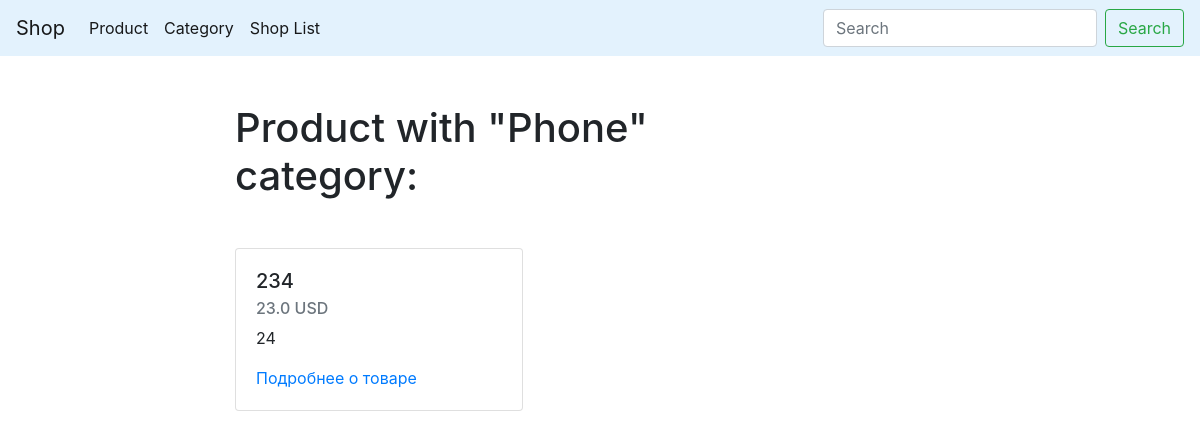
Before: /category/phone/ with the older database file.
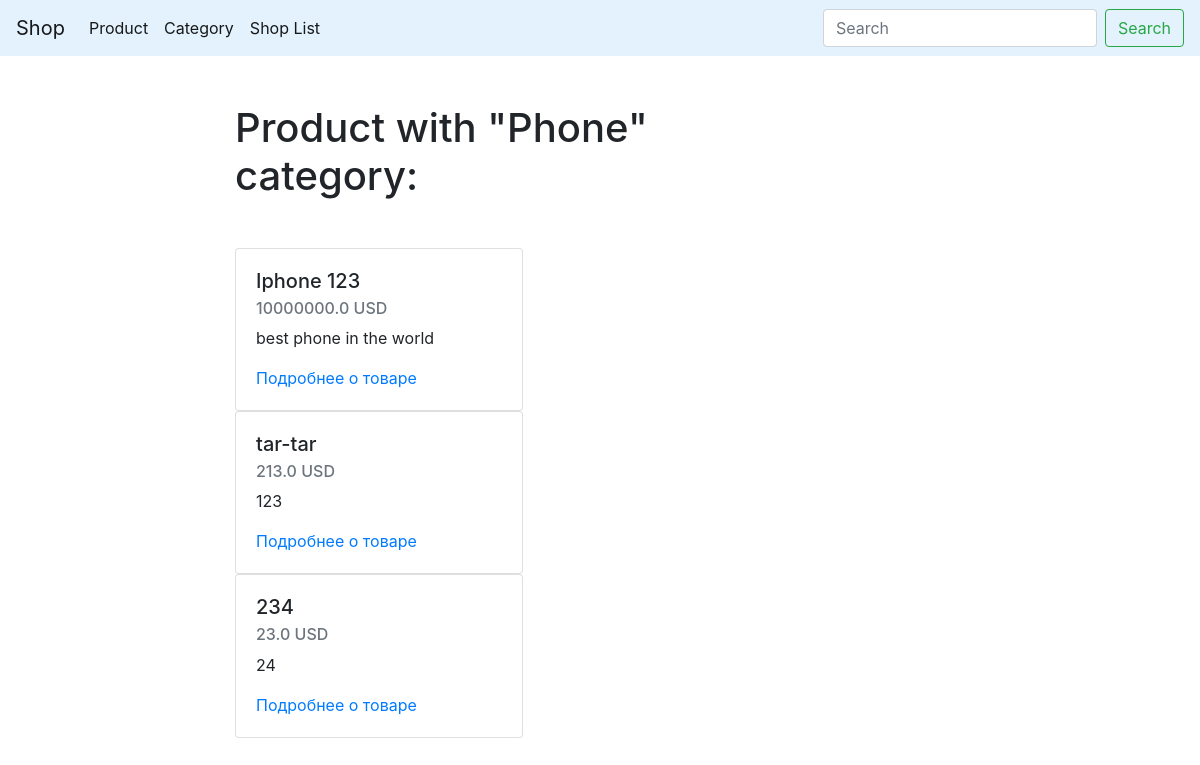
After: the same page with the newer database file.
### app/models.py (models this page shows, shortened)
class Product(models.Model):
    prodname = models.CharField(max_length=100, db_index=True)
    slug = models.SlugField(max_length=150, blank=True, unique=True)
    categories = models.ManyToManyField('Category', related_name='products')
    presence = models.BooleanField(default=False)
    description = models.TextField(blank=True)
    price = models.FloatField()
    os_name = models.CharField(max_length=50)
    diagonal = models.FloatField()
    ram = models.IntegerField()
    memory = models.IntegerField()
    videocard = models.CharField(max_length=100)
    relevance = models.DateTimeField(auto_now_add=True)
    def get_absolute_url(self):
        return reverse('product_detail_url', kwargs={'slug': self.slug})
    class Meta:
        ordering = ['-relevance']

### app/views.py (the view)
# urls.py: path('category/<str:slug>/', CategoryDetail.as_view(), name='category_detail_url'),
class CategoryDetail(ObjectDetailMixin, View):
    model = Category
    template = 'app/category_detail.html'

### app/utils.py (called while the page is built)
    def get(self, request, slug):
        obj = get_object_or_404(self.model, slug__iexact=slug)
        return render(request, self.template, context={self.model.__name__.lower(): obj, 'admin_object': obj, 'detail': True})

### app/templates/app/category_detail.html (shortened to what this page needs)
{% extends 'app/base_app.html' %}
{% block content %}
    <h1 class="mb-5">Product with "{{ category.title|title }}" category:</h1>
    {% for product in category.products.all %}
        {% include 'app/includes/product_card.html' %}
    {% endfor %}
{% endblock %}

### app/templates/app/includes/product_card.html
<div class="card" style="width: 18rem;">
    <div class="card-body">
      <h5 class="card-title">{{ product.prodname }}</h5>
      <h6 class="card-subtitle mb-2 text-muted">{{ product.price }} USD</h6>
      <p class="card-text">{{ product.description|truncatewords:10 }}</p>
      <a href="{{ product.get_absolute_url }}" class="card-link">Подробнее о товаре</a>
      </div>
  </div>

Changed rows visible on the page:
added Product: prodname "Iphone 123", price "10000000.0", description "best phone in the world"
added Product: prodname "tar-tar", price "213.0", description "123"
